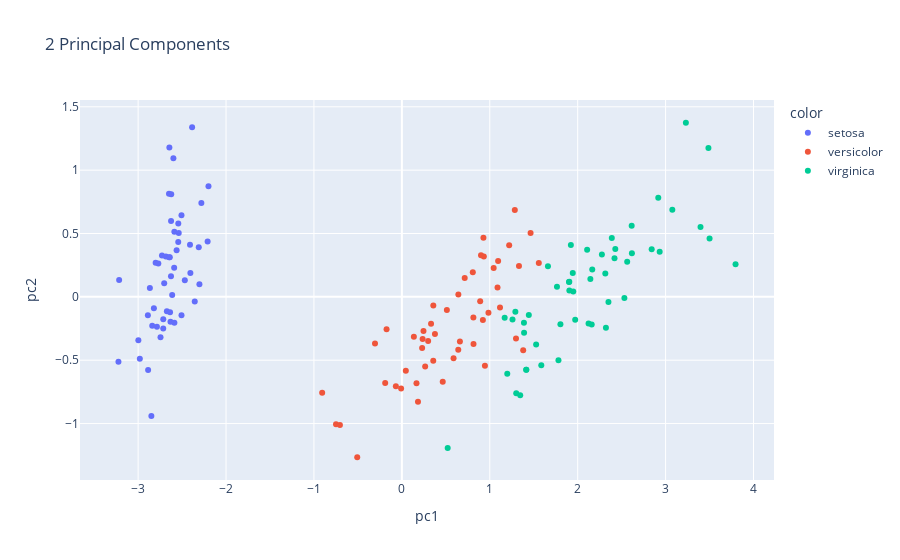

The notebook cell saved with this chart:
### Code cell
dia = DIA(df)
dia.plot_pca(pl.all().exclude("species"), by = "species", dim=2)
